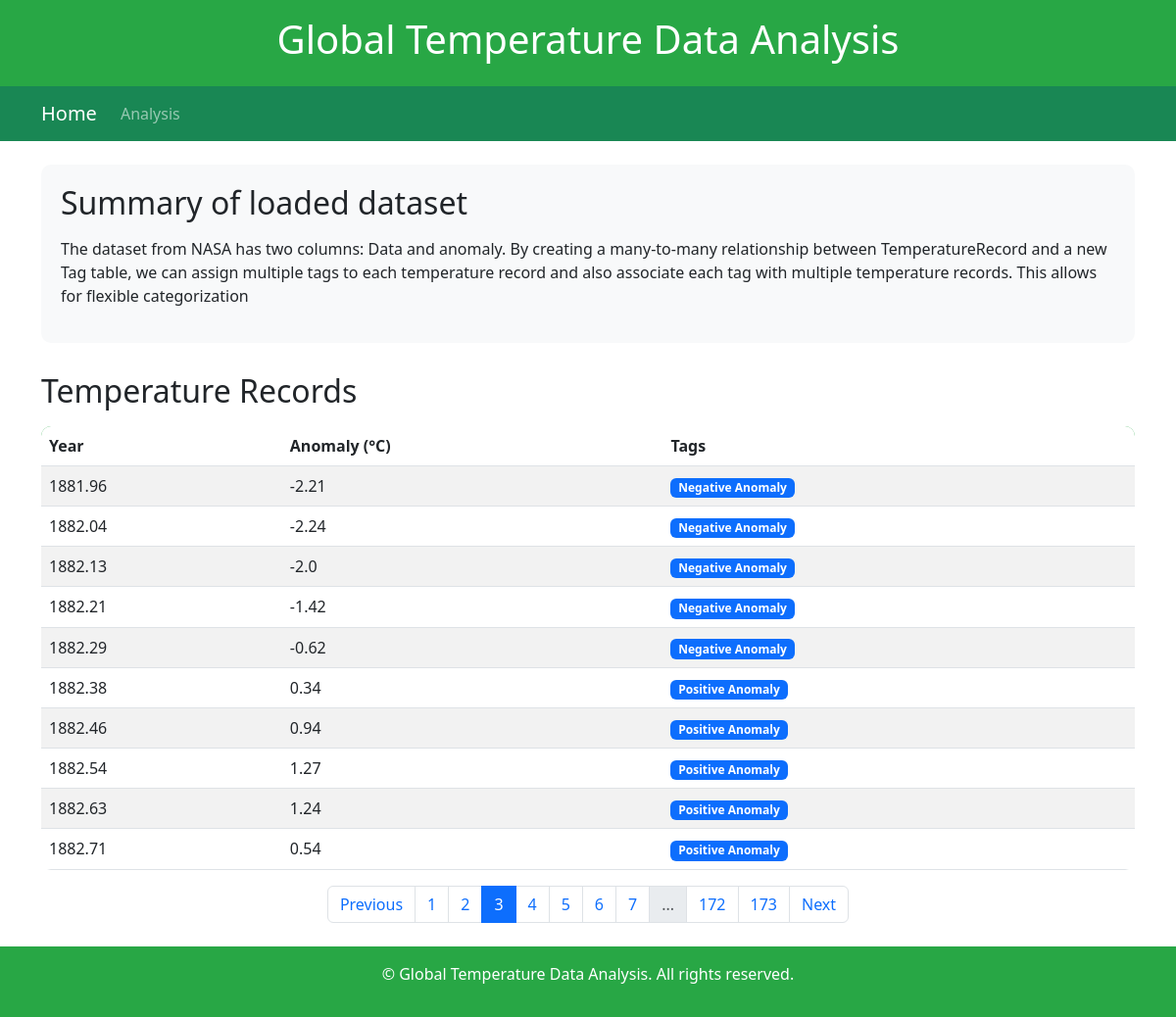
/?page=3, run on the app's committed database.
### models.py (models this page shows)
class TemperatureRecord(db.Model):
    id = db.Column(db.Integer, primary_key=True)
    year = db.Column(db.Float, nullable=False)
    anomaly = db.Column(db.Float, nullable=False)
    tags = db.relationship('Tag', secondary=tags, lazy='subquery',
                           backref=db.backref('temperature_records', lazy=True))

class Tag(db.Model):
    id = db.Column(db.Integer, primary_key=True)
    name = db.Column(db.String(50), nullable=False)

### app.py (the view)
@app.route('/')
def index():
    page = request.args.get('page', 1, type=int)
    per_page = 10  # Number of records per page
    paginated_records = TemperatureRecord.query.paginate(page=page, per_page=per_page, error_out=False)
    return render_template('index.html', records=paginated_records.items, pagination=paginated_records)

### templates/index.html (shortened to what this page needs)
<!DOCTYPE html>
<html>
<head>
    <link href="https://cdn.jsdelivr.net/npm/bootstrap@5.3.0/dist/css/bootstrap.min.css" rel="stylesheet">
</head>
<body>
    <header class="header py-3">
        <div class="container">
            <h1>Global Temperature Data Analysis</h1>
        </div>
    </header>
    <nav class="navbar navbar-expand-lg navbar-dark bg-success">
        <div class="container">
            <a class="navbar-brand" href="/">Home</a>
            <div class="collapse navbar-collapse" id="navbarNav">
                <ul class="navbar-nav">
                    <li class="nav-item">
                        <a class="nav-link" href="/analysis">Analysis</a>
                    </li>
                </ul>
            </div>
        </div>
    </nav>
    <div class="container my-4">
        <div class="summary-section">
            <h2 class="mb-3">Summary of loaded dataset</h2>
            <div class="row">
                <div class="col-md-12">
                    <p>The dataset from NASA has two columns: Data and anomaly. By creating a many-to-many relationship between TemperatureRecord and a new Tag table, we can assign multiple tags to each temperature record and also associate each tag with multiple temperature records. This allows for flexible categorization </p>
                </div>
            </div>
        </div>
        <h2 class="mb-3">Temperature Records</h2>
        <table class="table table-striped">
            <thead>
                <tr>
                    <th>Year</th>
                    <th>Anomaly (°C)</th>
                    <th>Tags</th>
                </tr>
            </thead>
            <tbody>
                {% for record in records %}
                <tr>
                    <td>{{ record.year }}</td>
                    <td>{{ record.anomaly }}</td>
                    <td>
                        {% for tag in record.tags %}
                            <span class="badge bg-primary">{{ tag.name }}</span>
                        {% endfor %}
                    </td>
                </tr>
                {% endfor %}
            </tbody>
        </table>
        <nav aria-label="Page navigation">
            <ul class="pagination">
                {% if pagination.has_prev %}
                    <li class="page-item"><a class="page-link" href="{{ url_for('index', page=pagination.page - 1) }}">Previous</a></li>
                {% else %}
                    <li class="page-item disabled"><a class="page-link" href="#">Previous</a></li>
                {% endif %}
                {% for page_num in pagination.iter_pages() %}
                    {% if page_num %}
                        {% if page_num != pagination.page %}
                            <li class="page-item"><a class="page-link" href="{{ url_for('index', page=page_num) }}">{{ page_num }}</a></li>
                        {% else %}
                            <li class="page-item active"><a class="page-link" href="#">{{ page_num }}</a></li>
                        {% endif %}
                    {% else %}
                        <li class="page-item disabled"><a class="page-link" href="#">...</a></li>
                    {% endif %}
                {% endfor %}
                {% if pagination.has_next %}
                    <li class="page-item"><a class="page-link" href="{{ url_for('index', page=pagination.page + 1) }}">Next</a></li>
                {% else %}
                    <li class="page-item disabled"><a class="page-link" href="#">Next</a></li>
                {% endif %}
            </ul>
        </nav>
    </div>
    <footer class="footer py-3 mt-4">
        <div class="container text-center">
            <p>&copy; {{ current_year }} Global Temperature Data Analysis. All rights reserved.</p>
        </div>
    </footer>
</body>
</html>

### templates/index.html (style rules this page uses)
.header, .footer { background-color: #28a745; color: white; padding: 10px 0; text-align: center; }
.summary-section { background-color: #f8f9fa; border-radius: 10px; padding: 20px; margin-bottom: 30px; }
.table { border-radius: 10px; overflow: hidden; }
.table thead { background-color: #28a745; color: white; }
.badge { margin-right: 5px; }
.pagination { justify-content: center; }

### data on the page
TemperatureRecord: year "1881.96", anomaly "-2.21"
Tag: name "Negative Anomaly"
TemperatureRecord: year "1882.04", anomaly "-2.24"
TemperatureRecord: year "1882.13", anomaly "-2.0"
TemperatureRecord: year "1882.21", anomaly "-1.42"
TemperatureRecord: year "1882.29", anomaly "-0.62"
TemperatureRecord: year "1882.38", anomaly "0.34"
Tag: name "Positive Anomaly"
TemperatureRecord: year "1882.46", anomaly "0.94"
TemperatureRecord: year "1882.54", anomaly "1.27"
TemperatureRecord: year "1882.63", anomaly "1.24"
TemperatureRecord: year "1882.71", anomaly "0.54"

### other printed values
{{ page_num }} "1" "2" "4" "5" "6" "7" "172" "173"
{{ page_num }} "3"
